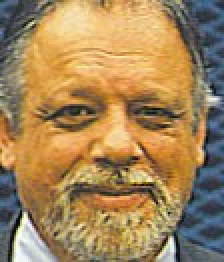
#> input picture face_alignment/mtcnn_pytorch/images/face0.jpg, 112 x 131 px (shown 2 times larger)
$ python -i data_augment.py   (imports and definitions only)
#> lines starting #> are read from the running program, lines starting #| are printed output that depends on the picture; after the words box and inside, x2 and y2 are one past the last pixel; in counts of white or black regions, pixels touching at a corner belong together
#> further down, picture is the input picture: shape (131, 112, 3); mean B, G, R 89.4, 133.6, 163.8
# [237 lines of commented-out code are left out]


import cv2
import numpy as np
import random
from utils.box_utils import matrix_iof


# [56 lines left out: function _crop, not called in this run]


def _distort(image):
    """Strong color + contrast + hue augmentation."""
    # [4 lines left out: function _convert, not called in this run]

    image = image.copy()

    if random.random() < 0.4:
        if random.random() < 0.5:
            _convert(image, beta=random.uniform(-40, 40))
        if random.random() < 0.5:
            _convert(image, alpha=random.uniform(0.5, 1.8))

        image = cv2.cvtColor(image, cv2.COLOR_BGR2HSV)
        if random.random() < 0.5:
            _convert(image[:, :, 1], alpha=random.uniform(0.5, 1.6))
        if random.random() < 0.5:
            tmp = image[:, :, 0].astype(int) + random.randint(-20, 20)
            tmp %= 180
            image[:, :, 0] = tmp
        image = cv2.cvtColor(image, cv2.COLOR_HSV2BGR)

    else:
        if random.random() < 0.4:
            _convert(image, beta=random.uniform(-40, 40))
        image = cv2.cvtColor(image, cv2.COLOR_BGR2HSV)
#> image: shape (131, 112, 3); mean H, S, V 35.9, 122.5, 169.5
        if random.random() < 0.4:
            _convert(image[:, :, 1], alpha=random.uniform(0.5, 1.6))
        if random.random() < 0.4:
            tmp = image[:, :, 0].astype(int) + random.randint(-20, 20)
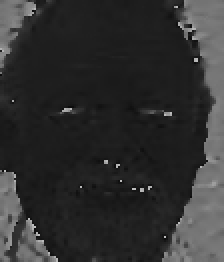
#> tmp: shape (131, 112) int64 (shown 2 times larger); min 12, max 191, mean 47.9
            tmp %= 180
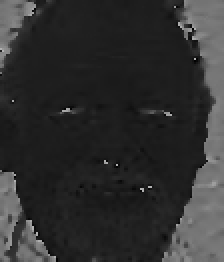
#> tmp: shape (131, 112) int64 (shown 2 times larger); 0.22% of pixels changed, all inside (x1, y1, x2, y2) = (2, 3, 101, 131)
            image[:, :, 0] = tmp
#> image: shape (131, 112, 3); mean H, S, V 47.5, 122.5, 169.5
        image = cv2.cvtColor(image, cv2.COLOR_HSV2BGR)
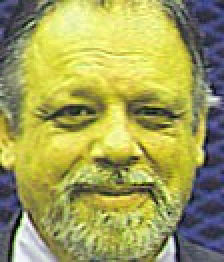
#> image: shape (131, 112, 3) (shown 2 times larger); mean B, G, R 89.1, 161.1, 161.6
        if random.random() < 0.4:
            _convert(image, alpha=random.uniform(0.5, 1.8))

    return image


# [67 lines left out: functions _add_gaussian_noise, _rotate, _mirror, _pad_to_square, _resize_subtract_mean, not called in this run]


class preproc(object):
    """Main preprocessing pipeline for RetinaFace."""

    def __init__(self, img_dim, rgb_means):
        self.img_dim = img_dim
        self.rgb_means = rgb_means

    # [26 lines left out: function __call__, not called in this run]


# [265 lines of commented-out code are left out]

>>> import cv2
>>> picture = cv2.imread('../face_alignment/mtcnn_pytorch/images/face0.jpg')
>>> result = _distort(picture)

$ run again, on face_alignment/mtcnn_pytorch/images/jf.jpg
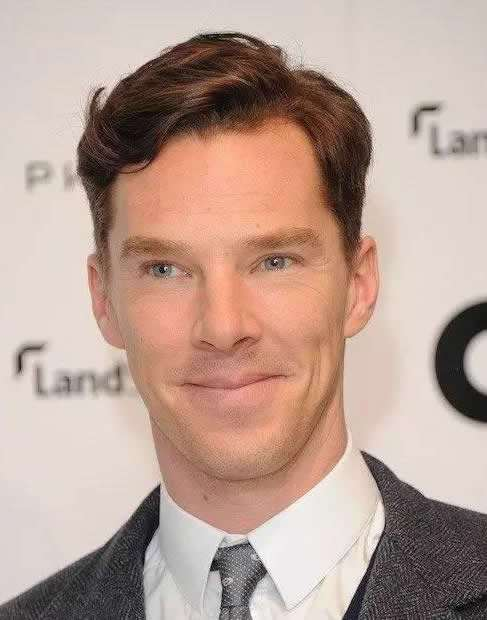
#> input picture face_alignment/mtcnn_pytorch/images/jf.jpg, 487 x 620 px
#> picture is the input picture: shape (620, 487, 3); mean B, G, R 149.3, 160.4, 186.1
#> in _distort, `tmp %= 180`:
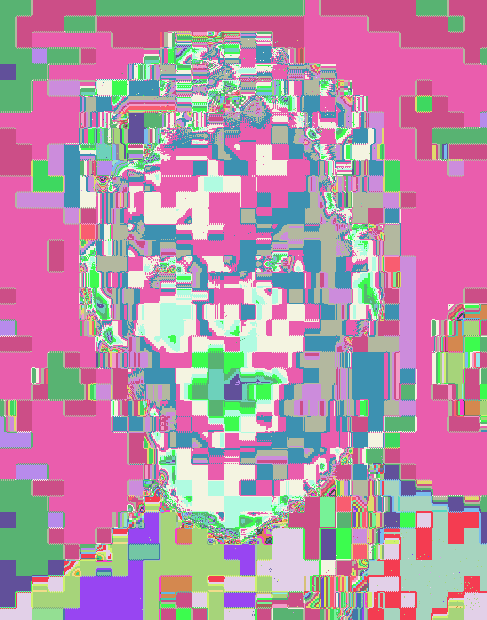
#> tmp: shape (620, 487) int64; 110 distinct labels, from 1 to 177; one colour per label, 0 black
#> in _distort, `image = cv2.cvtColor(image, cv2.COLOR_HSV2BGR)`:
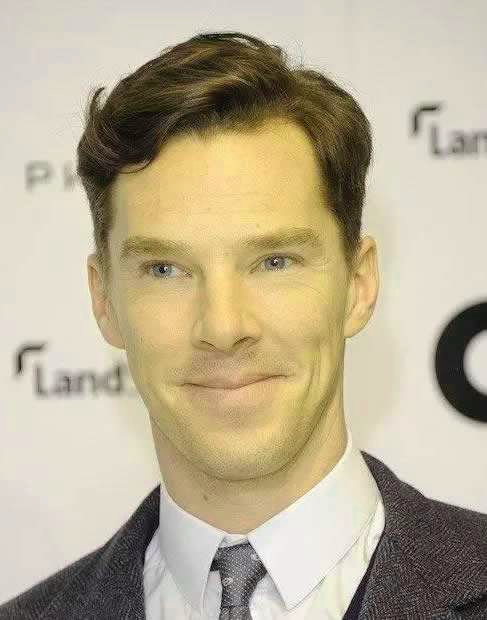
#> image: shape (620, 487, 3); mean B, G, R 148.7, 174.6, 186.1
